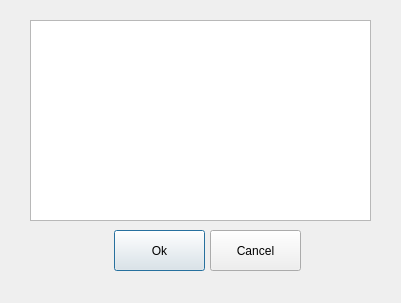
<?xml version="1.0" encoding="UTF-8"?>
<ui version="4.0">
 <class>LoadDialog</class>
 <widget class="QDialog" name="LoadDialog">
  <property name="geometry">
   <rect>
    <x>0</x>
    <y>0</y>
    <width>401</width>
    <height>303</height>
   </rect>
  </property>
  <property name="minimumSize">
   <size>
    <width>401</width>
    <height>303</height>
   </size>
  </property>
  <property name="maximumSize">
   <size>
    <width>401</width>
    <height>303</height>
   </size>
  </property>
  <property name="windowTitle">
   <string>Load Formula</string>
  </property>
  <property name="styleSheet">
   <string notr="true">QDialog
{
background-image: url(:/back/Background.jpg);
}</string>
  </property>
  <widget class="QListWidget" name="listWidget">
   <property name="geometry">
    <rect>
     <x>30</x>
     <y>20</y>
     <width>341</width>
     <height>201</height>
    </rect>
   </property>
  </widget>
  <widget class="QPushButton" name="pushButton_Cancel">
   <property name="geometry">
    <rect>
     <x>210</x>
     <y>230</y>
     <width>91</width>
     <height>41</height>
    </rect>
   </property>
   <property name="minimumSize">
    <size>
     <width>91</width>
     <height>41</height>
    </size>
   </property>
   <property name="maximumSize">
    <size>
     <width>91</width>
     <height>41</height>
    </size>
   </property>
   <property name="focusPolicy">
    <enum>Qt::NoFocus</enum>
   </property>
   <property name="styleSheet">
    <string notr="true"/>
   </property>
   <property name="text">
    <string>Cancel</string>
   </property>
  </widget>
  <widget class="QPushButton" name="pushButton_Ok">
   <property name="geometry">
    <rect>
     <x>114</x>
     <y>230</y>
     <width>91</width>
     <height>41</height>
    </rect>
   </property>
   <property name="styleSheet">
    <string notr="true"/>
   </property>
   <property name="text">
    <string>Ok</string>
   </property>
  </widget>
 </widget>
 <resources/>
 <connections/>
</ui>
